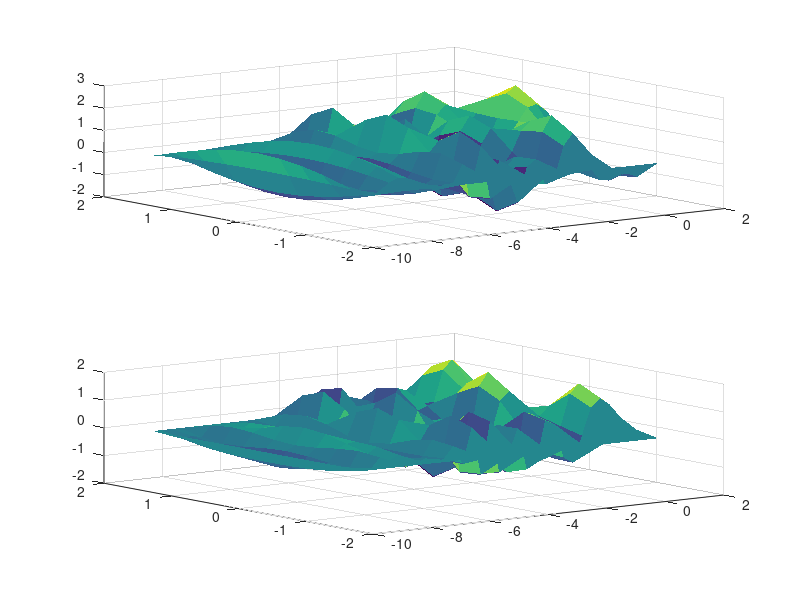

This chart was generated by the following MATLAB code:
% Best version so far (d, e, f - have problems)

% tricomi u_xx + xu_yy = f, u = g on boundary

% starting from Neuberger 461 Fall '15: NONhomog Lapalace's Eq. w/NONhomog BC

% x, y, and mode discritizations for plots, BC; Fourier basis matrix
c       = -pi/2; 
d       =  pi/2;

% a       = -2; 
% bump function billiards 

a = -1.69; a=-2.87; a=-3.6; a = -4.55; a = -5.82; a=-7.1; a=-8.25; a = -9.32;
% a = -9.3405;

    
% a = -3.5058;a=-3.51 % w75
%     a=-4.14;
%     a=-6.77;
%     a = -4.28284;
%     
%     a = -1.97; %a = -2.2; %a = -2.4; %a = -4.4; 
%     a=-4.250; a = -4.34; a=-4.32;
    
b       =  1;
n       = 10; 
dy      = (d-c)/n;
m       = floor((b-a)/dy);
N       = n-1; M = m-1;       


dx      = dy;     % change to dx = (b-a)/m;
b       = a+m*(dx); % delete this line

x       = linspace(a,a+m*(dx),m+1)';  % replace a+... with b
xs      = x(2:end-1);         
y       = linspace(c,d,n+1)'; 
ys      = y(2:end-1);         

[Y,X]   = meshgrid(y,x);      
[YS,XS] = meshgrid(ys,xs);    

%         g2=0
%     --------->y
%     |        |
% g1  |        | g3
%     |________|
%     V   g4=0
%     x
%

g1 = @(x)   zeros(size(x));
g3 = @(x)   zeros(size(x)); 
ex = 0;

% g1 = @(x) cos(3*x);
% g3 = @(x) cos(3*x)*airy(3^(2/3)*pi/2)/airy(-3^(2/3)*pi/2);
% exact   = @(x,y) airy(3^(2/3)*x) .* cos(3*y) / airy(-3^(2/3)*pi/2);

% g1 = @(x) cos(x);
% ab      = [airy(a) airy(2,a); airy(b) airy(2, b)] \ [ 1;0];
% exact   = @(x,y) (ab(1)*airy(x)+ab(2)*airy(2,x)).*cos(y); 

% g1 = @(x) cos(3*x);
% ab      = [airy(3^(2/3)*a) airy(2,3^(2/3)*a); airy(3^(2/3)*b) airy(2,3^(2/3)*b)] \ [ 1;0];

% Bump propogated: use a = -1.75; n = 200; b>=0;
s = 3;
g1 = @(x) 1*cos(s*x).*(x<pi/(2*s)).*(x>-pi/(2*s));

% ab      = [airy(-s^(2/3)*pi/2) airy(2,-s^(2/3)*pi/2); airy(s^(2/3)*pi/2) airy(2,s^(2/3)*pi/2)] \ [ 1;0];
% exact   = @(x,y) -(ab(1)*airy(s^(2/3)*x)+ab(2)*airy(2,s^(2/3)*x)).*cos(s*y); 

% g1 = @(x) -4/pi^2*(x-pi/2).*(x+pi/2);

ex = 1;
g1 = @(x) cos(x);
g3 = @(x) cos(3*x);
ab1      = [airy(3^(2/3)*a) airy(2,3^(2/3)*a); airy(3^(2/3)*b) airy(2,3^(2/3)*b)] \ [ 0;1];
ab2      = [airy(a) airy(2,a); airy(b) airy(2,b)] \ [ 1;0];
exact    = @(x,y) (ab1(1)*airy(3^(2/3)*x) + ab1(2)*airy(2, 3^(2/3)*x)) .* cos(3*y) + ...
                  (ab2(1)*airy(x)         + ab2(2)*airy(2, x))         .* cos(  y); 

%%%%%%%%%%%%%%%%%%%%%%%%%%%%%%%%%%%%%%%%%%%%%%%%%%%%%%%%%%%%%%%%%%%%%%%%%
% Tricomi matrix for square 
In      = speye(N);
R1      = spdiags(xs, 0, M,M);
T1       = spdiags(kron([1 -2 1],ones(M,1)),-1:1,M,M); 
T2       = spdiags(kron([1 -2 1],ones(N,1)),-1:1,N,N); 
L       = kron(In,T1)/dx^2 + kron(T2,R1)/dy^2;

% Initialize RHS to zeros subtract boundary terms g_i defined below   

q        = 3; 
[Ky,Yk]  =  meshgrid(2*(1:q)-1,ys);
V        = cos(Ky.*Yk);
ag       = 2/pi*V'*g1(ys)*dy;
ug       = V * ag;

if ex == 0
    fprintf('using efnct coeff sys solves\n');
    sum = 0;
    for i =1:q
        s = 2*i-1;
        ab  = pinv([airy(s^(2/3)*a) airy(2,s^(2/3)*a); airy(s^(2/3)*b) airy(2,s^(2/3)*b)]) * [ ag(i);0];
        sum = sum + (ab(1)*airy(s^(2/3)*XS)+ab(2)*airy(2,s^(2/3)*XS)).*cos(s*YS); 
    end
else
    fprintf('using provided exact sol\n');
    sum = exact(XS,YS);
end

R        = zeros(M,N);
R(1,:)   = R(1,:)   - ug' / dy^2;          
% R(1,:)   = R(1,:)   - g1(ys') / dy^2;          
R(end,:) = R(end,:) - g3(ys')/dy^2;         
R        = reshape(R,N*M,1);

% Solve system
u        = L \ R;

% add BC for plot and L2-norm comparison with exact solution
u        = [g1(y)'; [zeros(M,1), full(reshape(u, M,N)), zeros(M,1)]; g3(y)'];
v        = [g1(y)'; [zeros(M,1), sum,                   zeros(M,1)]; g3(y)'];

figure(10);
% figure(floor(abs(a))); 
% subplot(2,1,1); 
% contourf(X, Y, u,'EdgeColor','none'); 
subplot(2,1,1); surf(X, Y, u,'EdgeColor','none'); 
subplot(2,1,2); surf(X, Y, v-u,'EdgeColor','none'); 

l2err = norm(reshape(u-v,(n+1)*(m+1),1))/sqrt(n+1)/sqrt(m+1); % R-sum for (\int(u-v)^2 dx dy)^.5 
fprintf('||Exact Sol - D2 Sol|| = %f\n', l2err);

% figure(3); plot(x,u(:,n/2),x,v(:,n/2));

% figure(4);
% W = @(a,b,k) airy(k^(2/3)*a) * airy(2,k^(2/3)*b) - airy(2,k^(2/3)*a) * airy(k^(2/3)*b);
% x5 = linspace(-5,0,500)';
% plot(x5,W(x5,1,1),x5,W(x5,1,3),'.');hold on;
% plot(-1.96729,0,'ko',-2.40983,0,'ko',x5,zeros(size(x5)),'k'); hold off;
